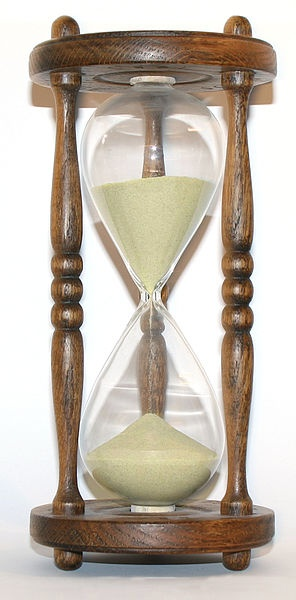
//> input picture Parciales/Exámenes-20170506T152708Z-001/Exámenes/Práctica/Parciales Resueltos/Reloj/reloj1.jpg, 296 x 600 px
$ ./main   (built with g++ and OpenCV 4)
//> lines starting //> are read from the running program, lines starting //| are printed output that depends on the picture; after the words box and inside, x2 and y2 are one past the last pixel; in counts of white or black regions, pixels touching at a corner belong together
### Parciales/Exámenes-20170506T152708Z-001/Exámenes/Práctica/Parciales Resueltos/Sopa/FuncionesMias.h
#include <iostream>
#include <vector>
#include <iomanip>
#include <opencv2/core/core.hpp>
#include "opencv2/opencv.hpp"
#include "opencv2/highgui/highgui.hpp"
#include "pdi_functions.h"

using namespace cv;
using namespace std;
using namespace pdi;

//Practica 1
void PerfilIntensidades( int event, int x, int y, int, void* var);
Mat Cuantizacion(Mat img, int bits, bool informacion = false );
void BotellaLlena(int event, int x, int y, int, void* var);

//Practica 2
Mat LinealLUT(float a, float c);
Mat AplicarLUT(Mat imagen, Mat lut);
Mat UmbralLUT( int tipo, int p1, int p2, double Smax = 255);
Mat Transformacion3Tramos(Mat &img, Point p1,Point p2,Point p3,Point p4);
Mat LogLUT(int c);
Mat expLUT(float c, float gamma);
Mat Suma(vector<Mat> imgs);
Mat Resta(vector<Mat> imgs, int k, int escalado);
void obtenerROI(int x,int y, int nX, int nY, Mat &ROI);
Mat BitPlane(Mat img, int plane);
float ECM(Mat img, Mat img2);
vector<pair<int,int> > Blister(Mat imagen);
//Mat PersonalLUT(Point p1, Point p2,Point p3,Point p4);
//void MouseLUT( int event, int x, int y, int, void* var);


//Practica 3
Mat kernelPasaBajo(int n, int tipo);
Mat kernelPasaAlto(int n, int tipo);

//Practica 4
Mat PseudoColor(Mat &imagen, vector<int> &color, vector<int> &rango);

//Practica 5
Mat mult_frecuencias(Mat img,Mat filtro);

Mat AltaPotenciaFrec(Mat img, int tipoPAfrec, float fc, int ordenBW ,float A);
Mat EnfasisAltaFrec(Mat img, int tipoPAfrec, float fc, int ordenBW, float a, float b);
Mat FiltroFrecuencialIdeal(Mat img, int tipo, float fc);
Mat FiltroFrecuencialButterworth(Mat img, int tipo, float fc, int orden);
Mat FiltroFrecuencialGaussian(Mat img, int tipo, float fc);
Mat FiltroHomomorfico(Mat img, float gh, float gl, float fc, float c);

//Practica 6
void Add_gaussian_Noise(Mat &src ,double mean,double sigma);
void Add_salt_pepper_Noise(Mat &srcArr, float pa, float pb );
void salPimienta_noise(Mat &src, double a, double b);
void draw_histograma(Mat src, string nombre);
void filtro_media_geometrica(Mat &src, int k_size);
void filtro_media_contraArmonica(Mat &src, float Q, int k_size);
double ECM2(Mat src1, Mat src2);
void filtro_mediana(Mat &src,int k_size);
void filtro_punto_medio(Mat &src, int k_size);
void filtro_mediaAlfa_recortado(Mat &src, int D,int k_size);

//Practica 7
Mat Segmentar(Mat img, int Hmin, int Hmax,int Smin, int Smax);
Mat Roberts(Mat img);
Mat Prewitt(Mat img, int tipo);

Mat DibujarHough(Mat img,double nLineas);
Mat DetectarLineas(Mat img, int tipo);

### Parciales/Exámenes-20170506T152708Z-001/Exámenes/Práctica/Parciales Resueltos/Billetes/pdi_functions.h
/*
 * PDI_functions
 */
#ifndef PDI_FUNCTIONS_H
#define PDI_FUNCTIONS_H
#include <iostream>
#include <opencv2/opencv.hpp>
#include <vector>
#include <opencv2/core/core.hpp>

/**Funciones auxiliares
 */
namespace pdi{
	typedef unsigned char byte;

	/**Modifica la matriz para que todos los valores queden dentro del rango,
	los valores fuera del rango se setean al extremo más cercano.
	*/
	void clamp(cv::Mat& mat, double lowerBound, double upperBound);

	/**Imprime información de tipo y tamaño.
	 */
	void info(const cv::Mat &m, std::ostream &out = std::cout);

	/**Imprime valores estadísticos: mínimo, máximo, media, desvío.
	BUG: max, min, funcionan sólo con imágenes de un canal.
	*/
	void stats(const cv::Mat &m, std::ostream &out = std::cout);

	/**Muestra en pantalla la matriz
	 */
	void print(const cv::Mat &image, std::ostream &out = std::cout);

	/**Realiza el intercambio al copiar elemento a elemento
	Deben ser matrices de igual tamaño
	*/
	void swap_copy(cv::Mat &a, cv::Mat &b);

	/**Desplaza la imagen de modo que el píxel central
	ocupe la esquina superior izquierda.
	Usado para visualizar la transformada de Fourier.
	*/
	void centre(cv::Mat &imagen);

	/** Histograma uniforme de una imagen de un canal de 8bits.
	\param mask permite seleccionar una región a procesar
	 */
	cv::Mat histogram(const cv::Mat &image, int levels, const cv::Mat &mask=cv::Mat());

	/**Dibuja un gráfico de líneas en el canvas.
	 * \param data vector con los valores a graficar,
	 * rango [0,1] para flotantess o [0,MAX] para enteros, que se mapean del borde inferior al superior.
	 * \param color, color de las lí
	 */
	cv::Mat draw_graph(
		const cv::Mat &data,
		cv::Scalar color = cv::Scalar::all(255)
	);

	/**Devuelve un gráfico de líneas comparativo.
	 */
	cv::Mat draw_graph(
		const std::vector<cv::Mat> &data,
		const std::vector<cv::Scalar> colour
	);


	/**Copia la imagen a una cuyas dimensiones hacen eficiente la /*fft**/
	cv::Mat optimum_size(const cv::Mat &image);

	/**Devuelve la magnitud logarítmica del espectro, centrada.
	Úsese para visualización.
	\param image debe ser de 32F
	*/
	cv::Mat spectrum(const cv::Mat &image);

	/**Devuelve la convolución.
	Kernel centrado, borde constante.
	*/
	cv::Mat convolve(const cv::Mat &image, const cv::Mat &kernel);


	/**Concatena las imágenes.
	 * Los tamaños deberían concordar.
	 */
	cv::Mat mosaic( const cv::Mat &a, const cv::Mat &b, bool vertical=true );

	/**Concatena las imágenes en el vector
	 * Los tamaños deberían concordar.
	 \param r: número de filas
	 */
	cv::Mat mosaic( const std::vector<cv::Mat> &images, size_t r=1);

	/**Devuelve los mapeos para rgb.
	 * Las matrices son de tipo 8U
	 */
	std::vector<cv::Mat> load_colormap(const char *filename);

	/**Rota la imagen en sentido antihorario
	\param angle en grados
	*/
	cv::Mat rotate(cv::Mat image, double angle);

	/**Realiza el filtrado en frecuencia
	\param image matriz 32F, un canal.
	\param filtro de magnitud, descentrado.
	*/
	cv::Mat filter(cv::Mat image, cv::Mat filtro);


	/**Devuelve una imagen descentrada de la magnitud de un filtro ideal
	\param corte frecuencia de corte relativa. 0.5 corresponde un círculo inscripto
	 */
	cv::Mat filter_ideal(size_t rows, size_t cols, double corte);

	/**Devuelve una imagen descentrada de la magnitud de un filtro butterworth
	 */
	cv::Mat filter_butterworth(size_t rows, size_t cols, double corte, size_t order);

	/**Devuelve una imagen descentrada de la magnitud de un filtro gaussiano
	 */
	cv::Mat filter_gaussian(size_t rows, size_t cols, double corte);


	/**Devuelve una matriz compleja dada su magnitud y fase
	 */
	cv::Mat polar_combine(const cv::Mat &magnitud, const cv::Mat &phase);

	/**Dada una matriz compleja, devuelve su magnitud
	 */
	cv::Mat magnitude(const cv::Mat &image);

	/**Dada una matriz compleja, devuelve su fase
	 */
	cv::Mat phase(const cv::Mat &image);

	/**Devuelve un filtro de desenfoque dadas las velocidades de desplazamiento horizontal y vertical
	 */
	cv::Mat motion_blur(cv::Size size, double a, double b);
}


//Implementation
#include <fstream>
#include <limits>
namespace pdi{
	inline void clamp(cv::Mat& mat, double lowerBound, double upperBound){
		cv::min(cv::max(mat, lowerBound), upperBound, mat);
	}

	inline void info(const cv::Mat &image, std::ostream &out){
		out << "Characteristics\n";
		out << "\tSize " << image.rows << 'x' << image.cols << '\n';
		out << "\tChannels " << image.channels() << '\n';
		out << "\tDepth ";
		out << '\t';
		switch(image.depth()){
			case CV_8U: out << "8-bit unsigned integers ( 0..255 )\n"; break;
			case CV_8S: out << "8-bit signed integers ( -128..127 )\n"; break;
			case CV_16U: out << "16-bit unsigned integers ( 0..65535 )\n"; break;
			case CV_16S: out << "16-bit signed integers ( -32768..32767 )\n"; break;
			case CV_32S: out << "32-bit signed integers ( -2147483648..2147483647 )\n"; break;
			case CV_32F: out << "32-bit floating-point numbers ( -FLT_MAX..FLT_MAX, INF, NAN )\n"; break;
			case CV_64F: out << "64-bit floating-point numbers ( -DBL_MAX..DBL_MAX, INF, NAN )\n"; break;
		}
	}

	// [12 lines left out: function stats, not called in this run]

	inline void print(const cv::Mat &image, std::ostream &out){
		out << image;
	}

	// [70 lines left out: functions swap_copy, centre, histogram, not called in this run]

	namespace{
		/**Dibuja un gráfico de líneas en el canvas. Función auxiliar
		 * \param data vector con los valores a graficar,
		 * rango [0,1] para flotantess o [0,MAX] para enteros, que se mapean del borde inferior al superior.
		 */
		cv::Mat draw_graph(
			cv::Mat &canvas,
			const cv::Mat &data,
			cv::Scalar color = cv::Scalar::all(255),
			double scale = 1
		);

		/**Dibuja un gráfico de líneas en el canvas.
		 * wrapper para aceptar std::vector
		 */
		template<class T>
		cv::Mat draw_graph(cv::Mat &canvas, const std::vector<T> &data);
	}

	// [20 lines left out: function draw_graph, not called in this run]


	namespace {
		// [27 lines left out: function draw_graph, not called in this run]

		template<class T>
		inline cv::Mat draw_graph(cv::Mat &canvas, const std::vector<T> &data){
			return draw_graph(canvas, cv::Mat(data));
		}

	}

	// [118 lines left out: functions draw_graph, optimum_size, spectrum, convolve, mosaic, mosaic and 3 more, not called in this run]

	namespace{
		template <class T>
		inline T square(T x){
			return x*x;
		}
		double distance2( double x1, double y1, double x2, double y2 ){
			return square(x2-x1) + square(y2-y1);
		}
	}

	// [115 lines left out: functions filter_ideal, filter_butterworth, filter_gaussian, polar_combine, magnitude, phase and 1 more, not called in this run]
}

#endif /* PDI_FUNCTIONS_H */

### Parciales/Exámenes-20170506T152708Z-001/Exámenes/Práctica/Parciales Resueltos/Sopa/FuncionesMias.cpp
#include <iostream>
#include <vector>
#include <iomanip>
#include "FuncionesMias.h"
#include "pdi_functions.h"
#include <opencv2/highgui/highgui.hpp>
#include <opencv2/core/core.hpp>

using namespace cv;

using namespace pdi;

// [1047 lines left out: functions PerfilIntensidades, Cuantizacion, BotellaLlena, LinealLUT, UmbralLUT, Transformacion3Tramos and 29 more, not called in this run]

///******************Practica 7********************

Mat Segmentar(Mat imagen, int Hmin, int Hmax,int Smin, int Smax){
	//Variables
	Mat mascara = cv::Mat::zeros(imagen.size(),imagen.type());
	vector<Mat> hsv_channels(3);
	Mat imgHSV;
	//Paso de RGB a HSI
	cvtColor(imagen,imgHSV,COLOR_BGR2HSV);
	//Divido los canales
	split(imgHSV,hsv_channels);


	///Recorro las componentes H y S, entonces si estos valores est醤 dentro de
	///los minimos y maximos definidos anteriormente a la mascara le coloco 1,
	///sino queda en cero. Entonces en otras palabras, si encuentra el amarillo
	/// a la mascara la dejo en 1, de lo contrario 0.
	for (int i = 0; i<imagen.rows;i++)
		for (int j = 0; j<imagen.cols;j++){
		int H = (int)hsv_channels[0].at<uchar>(i,j);
		int S = (int)hsv_channels[1].at<uchar>(i,j);
		if ((Hmin<H)&&(H<Hmax) && (Smin<S)&&(S<Smax)){
			mascara.at<cv::Vec3b>(i,j)[0]=1; //Blue
			mascara.at<cv::Vec3b>(i,j)[1]=1; //Green
			mascara.at<cv::Vec3b>(i,j)[2]=1; //Red
		}
	}

	///Multiplico la imagen con la mascara y asi obtengo solo el cartel
	Mat imgSegmentada;
	multiply(imagen,mascara,imgSegmentada); //Multiplico la imagen por la mascara

	return imgSegmentada;
}


// [192 lines left out: functions Roberts, Prewitt, DibujarHough, DetectarLineas, not called in this run]

### Parciales/Exámenes-20170506T152708Z-001/Exámenes/Práctica/Parciales Resueltos/Reloj/main.cpp
#include <iostream>
#include <vector>
#include <iomanip>
#include <opencv2/core/core.hpp>
#include "opencv2/opencv.hpp"
#include "opencv2/highgui/highgui.hpp"
#include "pdi_functions.h"
#include "FuncionesMias.h"

using namespace cv;
using namespace std;
using namespace pdi;

int CantArena(Mat img){
	int c = 0;
	for(int i=0;i<img.rows; i++){
		for(int j=0;j<img.cols; j++){
			int v = (int)img.at<uchar>(i,j);
			if ( v != 0){
				c += 1;
			}
		}
	}
	return c;
}

int main(int argc, char** argv) {
	Mat img = imread("reloj1.jpg");
//> img is the input picture: 600 rows x 296 cols, CV_8UC3; mean B, G, R 173.7, 185.1, 194.8
	info(img);

	/** ***************************************** **/
	/** recorto la parte de abajo del reloj       **/
	/** ***************************************** **/
	Mat imgRec = img(Rect(80,310,145,195));

	/** ********************************************** **/
	/**  Segmento solo la arena. Luego umbralizo       **/
	/** ********************************************** **/

	Mat imgArena = Segmentar(imgRec, 0, 100, 40, 80);
//> in Segmentar, `cvtColor(imagen,imgHSV,COLOR_BGR2HSV);`: imgHSV: 195 rows x 145 cols, CV_8UC3; mean H, S, V 28.4, 31.6, 204.9
//> in Segmentar, `split(imgHSV,hsv_channels);`:
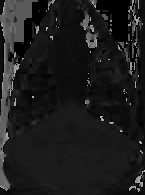
//> hsv_channels[0]: 195 rows x 145 cols, CV_8UC1; min 0, max 178, mean 28.4
//> in Segmentar, `split(imgHSV,hsv_channels);`:
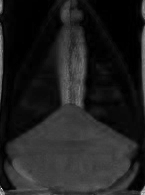
//> hsv_channels[1]: 195 rows x 145 cols, CV_8UC1; min 0, max 237, mean 31.6
//> in Segmentar, `split(imgHSV,hsv_channels);`:
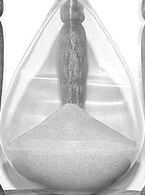
//> hsv_channels[2]: 195 rows x 145 cols, CV_8UC1; min 26, max 255, mean 204.9
//> after the loop in Segmentar, `for (int i = 0; i<imagen.rows;i++)`:
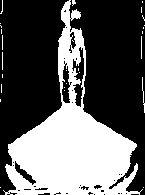
//> mascara: 195 rows x 145 cols, CV_8UC3; values 0 (black) and 1 (white), 36.3% white; 28 white regions (25 under 20 px), largest, box (x1, y1, x2, y2) and area: (3, 0, 143, 195) 10094, (142, 77, 145, 113) 37, (141, 36, 142, 59) 23
	Mat imgBinA;
	cvtColor(imgArena,imgBinA,COLOR_BGR2GRAY);
	threshold(imgBinA,imgBinA,150,255,THRESH_BINARY);
//> imgBinA: 195 rows x 145 cols, CV_8UC1; 23.8% white; 82 white regions (75 under 20 px), largest, box (x1, y1, x2, y2) and area: (8, 103, 137, 183) 6248, (111, 174, 136, 195) 85, (11, 164, 25, 181) 35


	/** ********************************************** **/
	/**  Elimino todo el ruido de la segmentacion      **/
	/** ********************************************** **/
	Mat ee = getStructuringElement(MORPH_ERODE,Size(3,3));
	morphologyEx(imgBinA,imgBinA,MORPH_ERODE,ee);
	morphologyEx(imgBinA,imgBinA,MORPH_ERODE,ee);
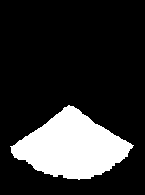
//> imgBinA: 195 rows x 145 cols, CV_8UC1; 19% white; 1 white region, box (x1, y1, x2, y2) and area: (10, 105, 134, 180) 5359
	threshold(imgBinA,imgBinA,0,255,THRESH_BINARY);

	/** ********************************************** **/
	/**  Cuento cuantos pixeles de arena hay           **/
	/** ********************************************** **/
	int cantidad = CantArena(imgBinA);
//> after the loop in CantArena, `for(int i=0;i<img.rows; i++)`: c = 5359
//> cantidad = 5359
	cout << "Cantidad de pixeles con arena "<< cantidad;
//| Cantidad de pixeles con arena 5359

	/** ********************************************** **/
	/**  SEGMENTO EL VIDRIO. Luego umbralizo       **/
	/** ********************************************** **/
	/// Tengo que calcular cuantos granos de arena entran en el vidrio
	Mat imgVidrio = Segmentar(imgRec, 0, 90, 0, 100);
//> call 2 of Segmentar, with Hmin = 0, Hmax = 90, Smin = 0, Smax = 100
//> after the loop in Segmentar (call 2), `for (int i = 0; i<imagen.rows;i++)`: mascara: 195 rows x 145 cols, CV_8UC3; values 0 (black) and 1 (white), 80.9% white; 74 black regions (64 under 20 px), largest, box (x1, y1, x2, y2) and area: (0, 0, 55, 195) 2824, (90, 0, 141, 75) 1614, (81, 14, 98, 57) 277
//> in Segmentar (call 2), `multiply(imagen,mascara,imgSegmentada);`:
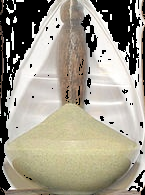
//> imgSegmentada: 195 rows x 145 cols, CV_8UC3; mean B, G, R 139.2, 154, 159.5

	Mat imgBinV;
	cvtColor(imgVidrio,imgBinV,COLOR_BGR2GRAY);
	threshold(imgBinV,imgBinV,0,255,THRESH_BINARY);


	/** ********************************************************************* **/
	/**  Elimino el ruido de la segmentacion. Y relleno pixeles blancos       **/
	/** ********************************************************************* **/
	Mat eeV = getStructuringElement(MORPH_RECT,Size(9,9));
	morphologyEx(imgBinV,imgBinV,MORPH_ERODE,eeV);
//> imgBinV: 195 rows x 145 cols, CV_8UC1; 53.5% white; 12 black regions, largest, box (x1, y1, x2, y2) and area: (61, 0, 145, 109) 5847, (0, 0, 64, 195) 5404, (124, 159, 145, 195) 543

	eeV = getStructuringElement(MORPH_RECT,Size(10,10));
	morphologyEx(imgBinV,imgBinV,MORPH_DILATE,eeV);
//> imgBinV: 195 rows x 145 cols, CV_8UC1; 75.2% white; 16 black regions (9 under 20 px), largest, box (x1, y1, x2, y2) and area: (0, 0, 55, 195) 3634, (91, 0, 145, 88) 2449, (82, 15, 106, 62) 390
	morphologyEx(imgBinV,imgBinV,MORPH_DILATE,eeV);
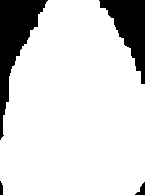
//> imgBinV: 195 rows x 145 cols, CV_8UC1; 84.3% white; 4 black regions, box (x1, y1, x2, y2) and area: (0, 0, 48, 140) 2513, (99, 0, 145, 84) 1818, (135, 182, 145, 195) 65, (0, 181, 3, 195) 36
	threshold(imgBinV,imgBinV,0,255,THRESH_BINARY);

	/** ********************************************************* **/
	/** Cuento cuantos pixeles de arena entran en el vidrio       **/
	/** ********************************************************* **/
	int capacidad = CantArena(imgBinV);
//> the loop in CantArena (call 2), `for(int i=0;i<img.rows; i++)` made 195 passes
//> c on passes 1 to 3: 51, 104, 158
//> capacidad = 23843
	cout << "\n" << "Cantidad de pixeles total " << capacidad;
//| Cantidad de pixeles total 23843


	/** *************************************************************************** **/
	/**  Calculo mediante una regla de 3 simple cuantos minutos transcurrieron      **/
	/** *************************************************************************** **/
	float hora = (cantidad * 36000 ) / capacidad;
//> hora = 8091
	cout << " \n  Transcurrieron: " << hora/3600 << " minutos" ;
//|   Transcurrieron: 2.2475 minutos

	namedWindow("Imagen",0);
	imshow("Imagen",img);

	waitKey(0);
	return 0;
}
